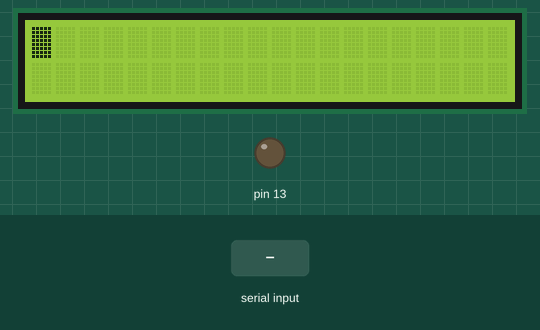
Bench run of a sketch on a simulated Arduino Uno, built with avr-gcc and run on an emulated ATmega328P. Parts: 20×2 character LCD, output pins drawn as LEDs (lit = HIGH). The test bench sets the inputs (shaded band). What the sketch prints to the serial monitor is not drawn.

Above: at 1.2 s.
1.3 s: "0" received over Serial
At 3.2 s:
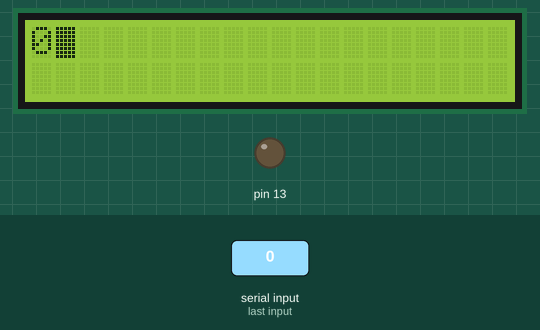
3.5 s: "1" received over Serial
At 5.0 s:
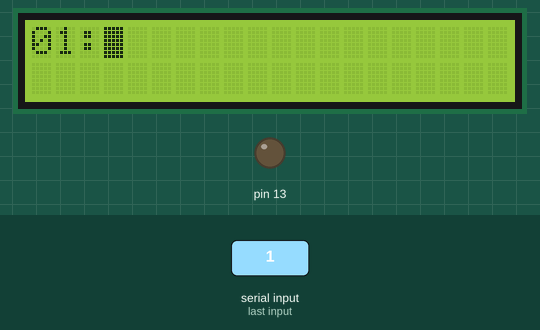
Timing chart, 0 to 6.5 s (numbered marks = the images above; inputs shaded):
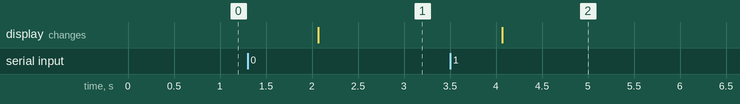

The sketch:

hw1.ino
```cpp
#include<LiquidCrystal.h>
#include<MsTimer2.h>


LiquidCrystal lcd(12, 11,  5, 4, 3, 2);
int h,m,s;
int test,t;
int wordn = 0;
#define MAXword 40
#define ROW(x) (x / 2)
#define COL(x) (x % 20)
int i ;
char ti[8];


void setup()
{
Serial.begin(9600);
Serial.println("04050343  04050794");
lcd.begin(20, 2);
lcd.cursor(); // 游標
lcd.blink(); // 游標閃爍
lcd.home();
pinMode(13,OUTPUT);
MsTimer2::set(1000,ccutt);
MsTimer2::start();

}
void ccutt()
{
  ti[2]=':';
  ti[5]=':';

  int i=0,k;
  lcd.home();
  lcd.write(ti);
  for(i=0;i<8;i++)
  {
    if(i==2 || i==5)
    {
      Serial.print(ti[i]);
   //   lcd.write(ti[i]);
    }
    else
      {
      Serial.print(ti[i]);
//      lcd.write(ti[i]);
      }

   }
  Serial.println();

  if(ti[7]=='0')
   {
     ti[7]='9';
     if(ti[6]=='0')
      {
        ti[6] = '5';
        ///////
            if(ti[4]=='0')
               {
                 ti[4]='9';
                 if(ti[3]=='0')
                  {
                    ti[3] = '5';
/////////////////////////////
                              if(ti[1]=='0')
                                 {
                                 ti[1]='3';
                                 if(ti[0]=='0')
                                  {
                                   // ti[0] = '2';
                                     MsTimer2::stop();
                                     digitalWrite(13,HIGH);
                                  }
                                  else
                                  {
                                    ti[0]=ti[0]-1;
                                    }

                               }
                               else
                               {
                                ti[1]=ti[1]-1;
                                }
////////////////////////////////
                  }
                  else
                  {
                    ti[3]=ti[3]-1;
                    }

               }
               else
               {
                ti[4]=ti[4]-1;
                }


        ///////
      }//秒結束
      else
      {
        ti[6]=ti[6]-1;
        }

   }//秒
   else
   {
    ti[7]=ti[7]-1;
    }


}

void loop()
{
  int k;

   while(Serial.available())
  {
    ti[i]=Serial.read();
    i=i+1;
   }

}
```

Measured:
- after the input at 1.3 s, the display: changes after 0.77 s (image 1)
- after the input at 3.5 s, the display: changes after 0.57 s (image 2)
